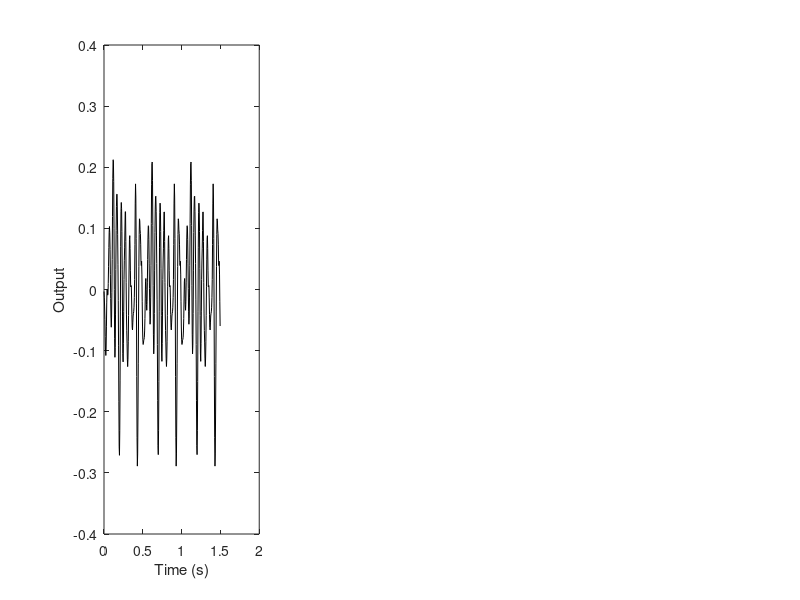

This chart was generated by the following MATLAB code: (Note: this script raises an error after producing the figure.)
% Chapter 3 Exercise 36
% Study of a multisine response of a linear system: transients and steady
% state
%
% Copyright: 
% Johan Schoukens, Rik Pintelon, and Yves Rolain 
% Vrije Universiteit Brussels, Pleinlaan 2, 1050 Brussels, Belgium
%
% 25 November 2010

clear all

% define the input variables

NPeriod=128             % period length multisine
M=3                     % generate 3 periods
N=NPeriod*M;            % Number of data points in the measurement
fs=NPeriod*2            % sampling frequency s.t. 1 period = 1 s
Ampl=1                  % RMS-value of the multi sine


t=[0:NPeriod-1]/fs;     % time vector 1 period
tAll=[0:N-1]/fs;        % time vector full sequence
Lines=1+[1: floor(0.8*NPeriod/2)]';% select the lines to be plotted
f=(Lines-1)/NPeriod*fs; % frequency vector

[b,a]=cheby1(2,10,0.2); % test system

% generate full band multisine
ExcitationLines=1+ [1: floor(0.8*NPeriod/2)];    % excite till 80% full band
U=zeros(NPeriod,1);     % prepare calculation multisine via IFFT
U(ExcitationLines)=exp(j*2*pi*rand(length(ExcitationLines),1));  % random phase multisine Fourier coeff.
u=real(ifft(U));u=u/max(abs(u))*Ampl;                             
                        % generate 1 period with normalized peak value
u=kron(ones(M,1),u);    % repeat M times 
    
% system response    
yM=filter(b,a,u);       % response of the system
    
% processing: extract steady state and transient    
y=reshape(yM,NPeriod,M);                % put each period in a collumn
u=reshape(u,NPeriod,M);
ySteadyState=kron(ones(1,M),y(:,3));    % repeat the last period fSine times
yTransient=y-ySteadyState;              % calculate the transient

% Plot the results
FigNum=3;
figure(FigNum)
clf
subplot(1,3,1)          % plot time signals
i1=[1:NPeriod+1];
i2=[NPeriod+1:2*NPeriod+1];
i3=[2*NPeriod+1:3*NPeriod];
plot(tAll(i1),y(i1),'k',tAll(i2),y(i2),'k',tAll(i3),y(i3),'k'),ylabel('Output'),xlabel('Time (s)')
DG_SetTraceTint(30,2,FigNum,1)
DG_SetTraceWidth(2,'*',FigNum,1)
DG_SetFontSize(12)

subplot(1,3,2)          % plot the transient
plot(tAll,yTransient(:),'k'),ylabel('Transient'),xlabel('Time (s)')
DG_SetTraceWidth(2,'*',FigNum,2)
DG_SetFontSize(12)

subplot(1,3,3)          % plot the transient on a logarithmic scale
semilogy(tAll,abs(yTransient(:)),'k'),ylabel('abs(Transient)'),xlabel('Time (s)')
DG_SetTraceWidth(2,'*',FigNum,3)
DG_SetFontSize(12)
axis([0 1.5 1e-10 1])
    
% export the plots
% DG_Init4PDF(gcf, 4.5);        % fixing the size, half standard height
% DG_MakePDF('FigExcitation303.pdf', gcf);
  
    
% extracting the FRF
U=fft(u)/sqrt(NPeriod);     % FFT input
Y=fft(y)/sqrt(NPeriod);     % FFT output
G=Y(Lines,:)./U(Lines,:);   % calculate FRF

% Plot the results
FigNum=4;	
figure(FigNum)

subplot(2,2,1)                  % input spectrum
plot(f,abs(U(Lines,end)),'.k'),title('Input (a)')
ylabel('Amplitude')
axis([0 NPeriod 0 1])
DG_SetFontSize(12)

subplot(2,2,2)
G0=freqz(b,a,2*pi*f/fs);         % FRF, G0, error  1st period
plot(f,db(G0),'k',f,db(G(:,1)),'.k',f,db(G(:,1)-G0),'k'),title('FRF (b)')
DG_SetTraceTint(30,3,FigNum,2)
DG_SetTraceWidth(2,3,FigNum,2) 
ylabel('Amplitude (dB)')
xlabel('f (Hz)')
axis([0 NPeriod -60 0])
DG_SetFontSize(12)

subplot(2,2,3)
G0=freqz(b,a,2*pi*f/fs);         % FRF, G0, error  2nd period
plot(f,db(G(:,2)),'.k',f,db(G(:,2)-G0),'k'),title('FRF (c)')
DG_SetTraceTint(30,2,FigNum,3)
DG_SetTraceWidth(2,2,FigNum,3)
ylabel('Amplitude (dB)')
xlabel('f (Hz)')
axis([0 NPeriod -200 0])
DG_SetFontSize(12)

 subplot(2,2,4)
G0=freqz(b,a,2*pi*f/fs);         % FRF, G0, error  3th period
plot(f,db(G(:,3)),'.k',f,db(G(:,3)-G0),'k'),title('FRF (d)')
DG_SetTraceTint(30,2,FigNum,4)
DG_SetTraceWidth(2,2,FigNum,4)
ylabel('Amplitude (dB)')
xlabel('f (Hz)')
axis([0 NPeriod -200 0])
    
% Export the plot   
% DG_Init4PDF(gcf, 4.5);        % fixing the size, half standard height
% DG_MakePDF('FigExcitation304.pdf', gcf);
